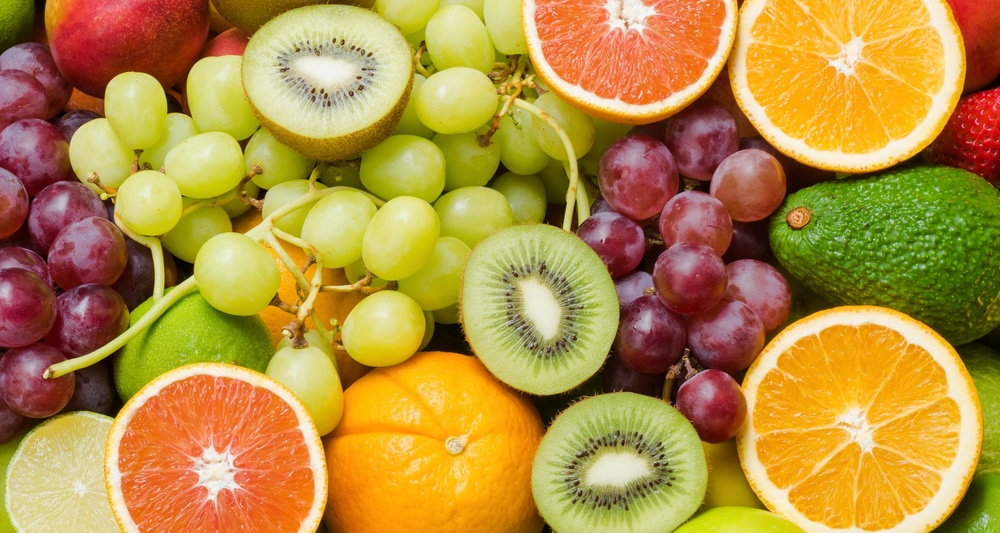
#> input picture OpenCV/fruits.jpg, 1000 x 533 px, shrunk from 2300 x 1225 before the run
$ python imgageConverterCvtRGB2GRAY.py
#> lines starting #> are read from the running program, lines starting #| are printed output that depends on the picture
import	cv2
#	Carregando	a	imagem	em	RGB
imagem	=	cv2.imread("fruits.jpg")
#> imagem is the input picture: shape (533, 1000, 3); mean B, G, R 65, 142.7, 180.6

#	Convertendo	e	exibindo	a	imagem	em	tons	de	cinza
imagem	=	cv2.cvtColor(imagem,	cv2.COLOR_RGB2GRAY)
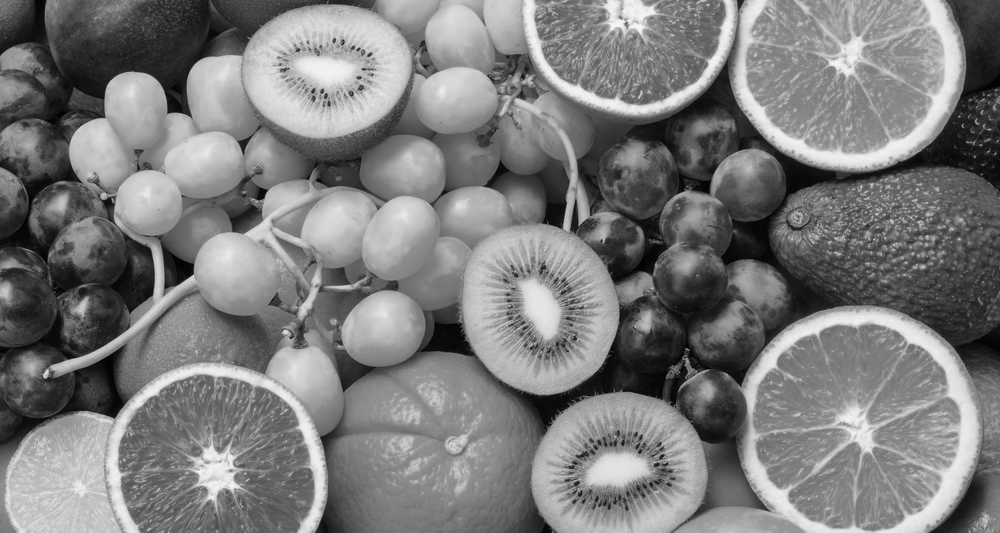
#> imagem: shape (533, 1000); min 0, max 251, mean 123.8

cv2.imshow("Imagem GRAY",	imagem)
cv2.waitKey(0)
cv2.destroyAllWindows()
